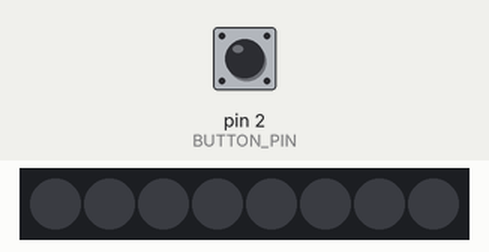
A sketch run on a simulated Arduino Uno, built with avr-gcc and run on an emulated ATmega328P. Shown: 8 RGB LEDs in strip order, left to right. The test bench sets the inputs (shaded band); at power-on: pin 2 (BUTTON_PIN) HIGH.

Above: at 1.2 s.
1.3 s: pin 2 (BUTTON_PIN) pulled LOW for 0.15 s
At 2.0 s:
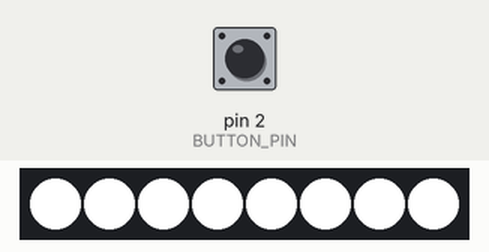
2.9 s: pin 2 (BUTTON_PIN) pulled LOW for 1 s
At 3.4 s:
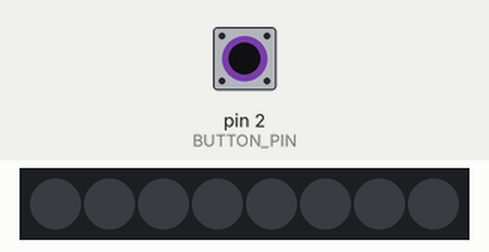
5.4 s: pin 2 (BUTTON_PIN) pulled LOW for 3.2 s
At 6.6 s:
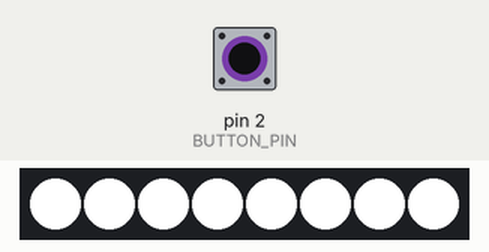
Timing chart, 0 to 8.4 s (numbered marks = the images above; inputs shaded):
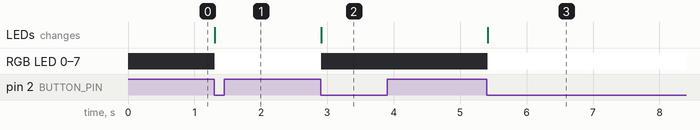

Measured:
- after the input at 1.3 s, RGB LED 0–7: off → RGB(255, 255, 255) at once; the LEDs: change at once (image 1)
- after the input at 2.9 s, RGB LED 0–7: RGB(255, 255, 255) → off at once; the LEDs: change at once (image 2)
- after the input at 5.4 s, RGB LED 0–7: off → RGB(255, 255, 255) at once; the LEDs: change at once (image 3)

The sketch:

basic_on_off.ino
```cpp
#include <stdio.h>
#include <stdlib.h>
#include<FastLED.h>

#define NUM_LEDS 8    // number of led present in your strip
#define BUTTON_PIN 2  // pin for the button
#define DATA_PIN 12   // digital pin of your arduino


CRGB leds[NUM_LEDS];
int status = false;   // set status to false by default

void setup() {
  pinMode(DATA_PIN, OUTPUT);           // define LED as an output
  pinMode(BUTTON_PIN, INPUT_PULLUP);   // define button as input with pull-up so we don't need resistor

  FastLED.addLeds<NEOPIXEL, DATA_PIN>(leds, NUM_LEDS);
}


void loop() {
   Serial.print(69);
   if (!digitalRead(BUTTON_PIN) == true) {
    status = !status;
    toggle(status);
    delay(100);
   }
   while (!digitalRead(BUTTON_PIN) == true) {
    delay(50);
  }
  delay(50);
}

void toggle(bool status){
  if (status == true) {
    for (int i = 0; i < NUM_LEDS; i++) {
      leds[i] = CRGB::White;  //set the all leds to white
   }
   FastLED.show();
  } else {
    for (int i = 0; i < NUM_LEDS; i++) {
      leds[i] = CRGB::Black;
   }
   FastLED.show();
  }
}
```
